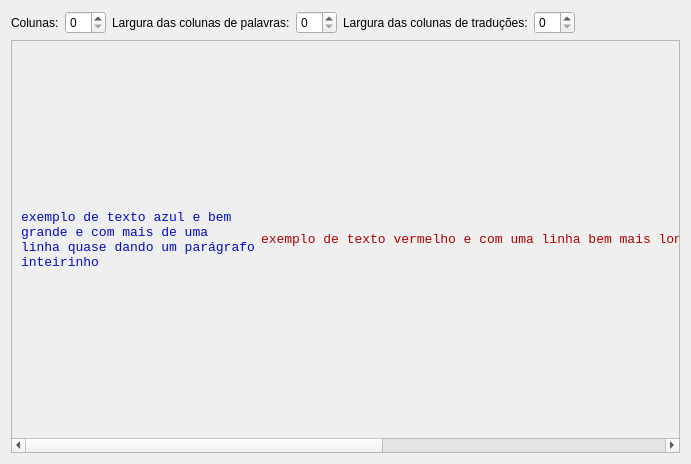
<?xml version="1.0" encoding="UTF-8"?>
<ui version="4.0">
 <class>ExibeTraducoesRealizadas</class>
 <widget class="QDialog" name="ExibeTraducoesRealizadas">
  <property name="geometry">
   <rect>
    <x>0</x>
    <y>0</y>
    <width>691</width>
    <height>464</height>
   </rect>
  </property>
  <property name="windowTitle">
   <string>Dialog</string>
  </property>
  <layout class="QGridLayout" name="gridLayout_3">
   <item row="0" column="0">
    <layout class="QGridLayout" name="gridLayout_2">
     <item row="0" column="5">
      <widget class="QSpinBox" name="largurasTraducoes"/>
     </item>
     <item row="0" column="4">
      <widget class="QLabel" name="labelLargurasTraducoes">
       <property name="text">
        <string>Largura das colunas de traduções:</string>
       </property>
      </widget>
     </item>
     <item row="0" column="2">
      <widget class="QLabel" name="labelLargurasPalavras">
       <property name="text">
        <string>Largura das colunas de palavras:</string>
       </property>
      </widget>
     </item>
     <item row="0" column="3">
      <widget class="QSpinBox" name="largurasPalavras"/>
     </item>
     <item row="0" column="1">
      <widget class="QSpinBox" name="QtColunas"/>
     </item>
     <item row="0" column="0">
      <widget class="QLabel" name="labelColunas">
       <property name="text">
        <string>Colunas:</string>
       </property>
      </widget>
     </item>
     <item row="0" column="6">
      <spacer name="horizontalSpacer">
       <property name="orientation">
        <enum>Qt::Horizontal</enum>
       </property>
       <property name="sizeHint" stdset="0">
        <size>
         <width>40</width>
         <height>20</height>
        </size>
       </property>
      </spacer>
     </item>
    </layout>
   </item>
   <item row="1" column="0">
    <widget class="QScrollArea" name="scrollArea">
     <property name="sizeAdjustPolicy">
      <enum>QAbstractScrollArea::AdjustToContents</enum>
     </property>
     <property name="widgetResizable">
      <bool>true</bool>
     </property>
     <widget class="QWidget" name="scrollAreaWidgetContents">
      <property name="geometry">
       <rect>
        <x>0</x>
        <y>0</y>
        <width>1226</width>
        <height>398</height>
       </rect>
      </property>
      <layout class="QGridLayout" name="gridLayout">
       <item row="0" column="0">
        <layout class="QGridLayout" name="TextoLayout">
         <item row="0" column="0">
          <widget class="QLabel" name="TextoCor1">
           <property name="font">
            <font>
             <family>Monospace</family>
             <pointsize>10</pointsize>
             <weight>50</weight>
             <bold>false</bold>
            </font>
           </property>
           <property name="styleSheet">
            <string notr="true">QLabel{
	color: rgb(0, 9, 198);
}</string>
           </property>
           <property name="text">
            <string>exemplo de texto azul e bem
grande e com mais de uma
linha quase dando um parágrafo
inteirinho</string>
           </property>
          </widget>
         </item>
         <item row="0" column="1">
          <widget class="QLabel" name="TextoCor2">
           <property name="font">
            <font>
             <family>Monospace</family>
             <pointsize>10</pointsize>
            </font>
           </property>
           <property name="styleSheet">
            <string notr="true">QLabel{
	color: rgb(175, 0, 0);
}</string>
           </property>
           <property name="text">
            <string>exemplo de texto vermelho e com uma linha bem mais longa que o texto em azul aqui do lado viu, presta atenção no detalhe</string>
           </property>
          </widget>
         </item>
        </layout>
       </item>
      </layout>
     </widget>
    </widget>
   </item>
  </layout>
 </widget>
 <resources/>
 <connections/>
</ui>
